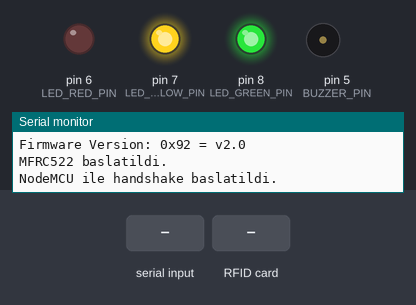
Bench run of a sketch on a simulated Arduino Uno, built with avr-gcc and run on an emulated ATmega328P. Shown: output pins drawn as LEDs (lit = HIGH), buzzer (waves = sounding), the last lines printed to the serial monitor. Inputs (shaded band) come from the test bench. Pins used as bus, display or sensor lines are not drawn.

Above: at 1.4 s.
1.5 s: "[NODE ACK + SYNC]\n" received over the second serial link
At 2.2 s:
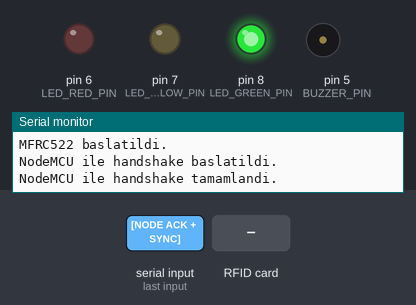
At 3.1 s:
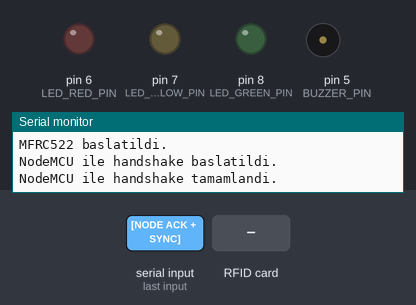
4.2 s: RFID card 5E 7A 19 C4 held to the reader
At 5.8 s:
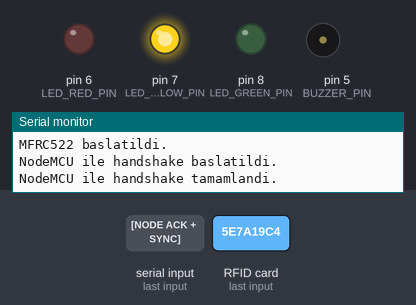
Timing chart, 0 to 22.3 s (numbered marks = the images above; inputs shaded):
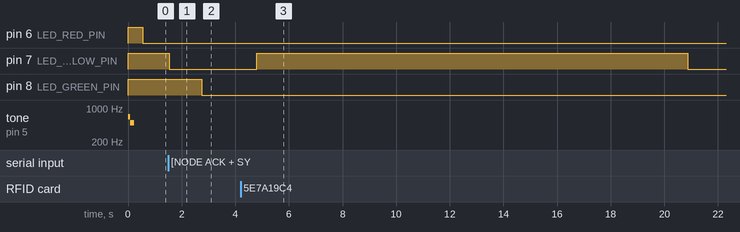

Measured:
- after the input at 1.5 s, pin 7 (LED_YELLOW_PIN): HIGH → LOW at once; pin 8 (LED_GREEN_PIN): HIGH → LOW after 1.2 s
- after the input at 4.2 s, pin 7 (LED_YELLOW_PIN): LOW → HIGH after 0.61 s, → LOW 16.1 s later

The sketch:

burada_ardunio.ino
```cpp
#include <SoftwareSerial.h>

#include <SPI.h>

#include <MFRC522.h>

// NodeMCU için seri port tanimlaniyor
SoftwareSerial nodeSerial(2, 3); // RX, TX (pin 2: RX, pin 3: TX)

bool isNodeSending = false;
// SPI için SABITLER tanimlaniyor
#define RST_PIN 9 // Yapilandirilabilir, tipik pin yerleşimine bakiniz
#define SS_PIN 10 // Yapilandirilabilir, tipik pin yerleşimine bakiniz

MFRC522 mfrc522(SS_PIN, RST_PIN); // MFRC522 örneği oluşturuluyor

// LED'lerin ve Buzzer'in pinleri tanimlaniyor
#define BUZZER_PIN 5
#define LED_GREEN_PIN 8
#define LED_YELLOW_PIN 7
#define LED_RED_PIN 6

String blockData[3];
MFRC522::MIFARE_Key key;
bool cardRead = false;

bool isActivated = true;

int melody[] = {
  //Based on the arrangement at https://www.flutetunes.com/tunes.php?id=192
  659,
  16,
  494,
  8
};

void nodeHandShake() {
  // NodeMCU ile handshake başlat
  bool nodeHandshakeDone = false;
  Serial.println(F("NodeMCU ile handshake baslatildi."));
  while (!nodeHandshakeDone) {
    nodeSerial.println("[ARDU SYNC]");
    unsigned long startTime = millis();
    while (millis() - startTime < 2000) { // 2 saniye bekle
      if (nodeSerial.available()) {
        String response = nodeSerial.readStringUntil('\n');
        response.trim();
        if (response.startsWith("[NODE ACK + SYNC]")) {
          nodeHandshakeDone = true;
          Serial.println(F("NodeMCU ile handshake tamamlandi."));
          break;
        }
      }
      delay(50);
    }
    if (!nodeHandshakeDone) {
      Serial.println(F("NodeMCU'dan yanit alinamadi, tekrar deneniyor..."));
      delay(1500);
    }
  }
}

void buzzerPlayTest(int buzzerPin, int tempo) {
  int wholenote = (60000 * 4) / tempo;
  for (int i = 0; i < sizeof(melody) / sizeof(melody[0]); i += 2) {
    int noteDuration = (melody[i + 1] > 0) ? wholenote / melody[i + 1] : (wholenote / abs(melody[i + 1])) * 1.5;
    tone(buzzerPin, melody[i], noteDuration * 0.9);
    delay(noteDuration);
    noTone(buzzerPin);
  }
}

void setLeds(bool green = false, bool yellow = false, bool red = false) {
  digitalWrite(LED_GREEN_PIN, green ? HIGH : LOW); // Yeşil LED
  digitalWrite(LED_YELLOW_PIN, yellow ? HIGH : LOW); // Sarı LED
  digitalWrite(LED_RED_PIN, red ? HIGH : LOW); // Kırmızı LED
}

void startUpLedsBuzzerTest() {
  // LED'leri başlat
  pinMode(LED_GREEN_PIN, OUTPUT);
  pinMode(LED_YELLOW_PIN, OUTPUT);
  pinMode(LED_RED_PIN, OUTPUT);
  pinMode(BUZZER_PIN, OUTPUT);

  setLeds(1, 1, 1);

  buzzerPlayTest(BUZZER_PIN, 180); // Buzzer çaliyor

  delay(250);
  setLeds(0, 0, 0);
}

void pcSerialStartup() {
  Serial.begin(9600); // PC ile seri iletişimi başlat

  if (!Serial) {
    // Seri port açilmadiysa log yaz ve hiçbir şey yapma
    Serial.println(F("PCSeri port acilamadi."));
    while (!Serial); // Seri port açilana kadar bekle
  }
  Serial.println(F("PCSeri port acildi."));
}

void mfrc522Startup() {
  setLeds(1, 1, 1);

  // AA
  SPI.begin();
  // SPI başlatilana kadar bekle
  // while (!SPI.begin()) {
  //   Serial.println(F("SPI baslatilamadi, tekrar deneniyor..."));
  //   delay(500);
  // }

  // AA
  mfrc522.PCD_Init();
  delay(4);

  // MFRC522 başlatilana kadar bekle
  // while (true) {
  //   mfrc522.PCD_Init();
  //   delay(4); // Kart hazir olana kadar bekle
  //   // Kart okuyucu versiyonunu okuyabiliyorsak başlatilmiştir
  //   if (mfrc522.PCD_PerformSelfTest()) {
  //     break;
  //   }
  //   Serial.println(F("MFRC522 baslatilamadi, tekrar deneniyor..."));
  //   delay(500);
  // }

  mfrc522.PCD_DumpVersionToSerial(); // PCD - MFRC522 Kart Okuyucu detaylarini gösterir

  setLeds(1, 1, 0);
  Serial.println(F("MFRC522 baslatildi."));
}

void statusFeedback(int ledPin, int buzzerDuration, bool doubleBeep) {
  digitalWrite(ledPin, HIGH);
  digitalWrite(BUZZER_PIN, HIGH);
  delay(buzzerDuration);

  if (doubleBeep) { // İkinci kisa beep gerekiyorsa
    digitalWrite(BUZZER_PIN, LOW);
    delay(150);
    digitalWrite(BUZZER_PIN, HIGH);
    delay(50);
  }

  digitalWrite(BUZZER_PIN, LOW);
  digitalWrite(ledPin, LOW);
}

void nodeStartUp() {
  nodeSerial.begin(9600); // NodeMCU ile haberleşme
  nodeHandShake(); // NodeMCU ile handshake başlat
  setLeds(1, 0, 0);
  statusFeedback(LED_GREEN_PIN, 1000, true);
}

void setup() {
  pcSerialStartup();
  startUpLedsBuzzerTest(); // LED'leri ve Buzzer'i test et
  mfrc522Startup(); // Kart okuyucu başlat
  nodeStartUp(); // Wifi modülü başlat

}

void clearBlockData() {
  /* Okunan Kartın kaydedildiği Bufferı temizler */
  for (int i = 0; i < 3; i++) {
    blockData[i] = "";
  }
}

void setupKeys() {
  /* Kart okumak için gerekli anahtarları ayarlar */
  for (byte i = 0; i < 6; i++) key.keyByte[i] = 0xFF;
}

bool authenticateAndReadBlock(MFRC522 & mfrc522, byte block, byte * data, byte & size) {
  /*
  Anahtarları kulanarak kartları okur
  Eğer kart okuma başarısız ise ->
  Eğer kart okuma başarılı ise ->
  */
  MFRC522::StatusCode status = mfrc522.PCD_Authenticate(
    MFRC522::PICC_CMD_MF_AUTH_KEY_B, block, & key, & (mfrc522.uid)
  );

  if (status != MFRC522::STATUS_OK) {
    Serial.print(F("Yetkilendirme hatasi (blok "));
    Serial.print(block);
    Serial.print(F("): "));
    Serial.println(mfrc522.GetStatusCodeName(status));
    return false;
  }

  status = mfrc522.MIFARE_Read(block, data, & size);
  if (status == MFRC522::STATUS_OK) {
    blockData[block - 24] = "";
    for (byte i = 0; i < 16; i++) {
      blockData[block - 24] += (data[i] >= 32 && data[i] <= 126) ? (char) data[i] : '.';
    }
    return true;
  } else {
    Serial.print(F("Okuma hatasi (blok "));
    Serial.print(block);
    Serial.print(F("): "));
    Serial.println(mfrc522.GetStatusCodeName(status));
    return false;
  }
}

String * readCardData(MFRC522 & mfrc522) {
  /*
    Kart okumaya hazır olunup olunmadığı
    Okunduktan sonra return edilecek veriyi ayarlar
    Kullanıcıya sesli görüntülü uyarı verir
    - Başarılı okuma (Loop içinde kullanıcı bilgilendirilir)
    - Hatalı okuma (Sarı Işık, Ses, 300ms bekleme)
    - Başarısız okuma (Loop içinde kullanıcı bilgilendirilir)
  */
  if (!mfrc522.PICC_IsNewCardPresent() || !mfrc522.PICC_ReadCardSerial() || cardRead)
    return blockData;

  cardRead = true;
  setupKeys(); // Anahtarlari ayarla

  byte data[18];
  byte size = sizeof(data);
  bool allBlocksRead = true;

  for (byte block = 24; block <= 26; block++) {
    if (!authenticateAndReadBlock(mfrc522, block, data, size))
      allBlocksRead = false;
  }

  mfrc522.PICC_HaltA();
  mfrc522.PCD_StopCrypto1();

  // Eğer okuma hatasi varsa yeşil işik yakip 300 ms bekle
  if (!allBlocksRead) {
    clearBlockData();
    cardRead = false; // Kart okuma işlemini sifirla
    statusFeedback(LED_YELLOW_PIN, 300, false); // Türkçe: Okuma hatasi durumunda yeşil LED yanar
  }

  return blockData;
}

void printReadedCard(String * cardData) {
  Serial.print("Kart Okuma Sonucu: Blok 24: ");
  Serial.print(cardData[0]);
  Serial.print(" | Blok 25: ");
  Serial.print(cardData[1]);
  Serial.print(" | Blok 26: ");
  Serial.println(cardData[2]);
}

void nodeKeepAlive() {
  nodeSerial.println("[ARDU SYNC]");
  nodeSerial.readStringUntil("[NODE ACK + SYNC]\n");
}

short sendDataToNode(String * cardData) {
  nodeKeepAlive();
  // String message = "";
  String message1 = "24:" + cardData[0];
  String message2 = "25:" + cardData[1];
  String message3 = "26:" + cardData[2];

  nodeSerial.print(message1 + message2 + message3);

  nodeSerial.println("\n");

delay(9000);
  String response = nodeSerial.readStringUntil("]\n\n");
  response.trim();

  if (response.equals("[OK]")) {
    return 2;
  } else if (response.equals("[DENIED]")) {
    return 3;
  } else if (response.equals("[OPEN]")) {
    return 1;
  } else if (response.equals("[CLOSE]")) {
    return 0;
  } else {
    return -1;
    // Serial.println("Bilinmeyen yanıt: " + response);
  }
}

void loop() {
  String * cardData = readCardData(mfrc522);

  if (cardRead) { // Sadece bir kez yazdirilmasini sağliyoruz
    digitalWrite(LED_YELLOW_PIN, HIGH);
    short postResponse = -1;
    postResponse = sendDataToNode(cardData);
    delay(5000);
    Serial.println(postResponse);
    switch (postResponse) {
    case 0:
      isActivated = false;
      statusFeedback(LED_RED_PIN, 150, true);
      delay(100);
      statusFeedback(LED_YELLOW_PIN, 50, true);
    digitalWrite(LED_YELLOW_PIN, HIGH);

      delay(100);
      statusFeedback(LED_GREEN_PIN, 150, true);
      break;

    case 1:
      isActivated = true;
      statusFeedback(LED_GREEN_PIN, 50, true);
      delay(100);
      statusFeedback(LED_YELLOW_PIN, 50, true);
    digitalWrite(LED_YELLOW_PIN, HIGH);

      delay(100);
      statusFeedback(LED_RED_PIN, 50, true);
      break;

    case 2:
      statusFeedback(LED_GREEN_PIN, 50, true);
    digitalWrite(LED_YELLOW_PIN, HIGH);

      break;
    case 3:
      statusFeedback(LED_RED_PIN, 150, false);
    digitalWrite(LED_YELLOW_PIN, HIGH);

      break;
    }
    digitalWrite(LED_YELLOW_PIN, LOW);

    printReadedCard(cardData);
    clearBlockData();
    cardRead = false; // Eğer bir sonraki okuma için tekrar başlatmak istersen, burada değiştir
  }
  delay(1000);
}
```
